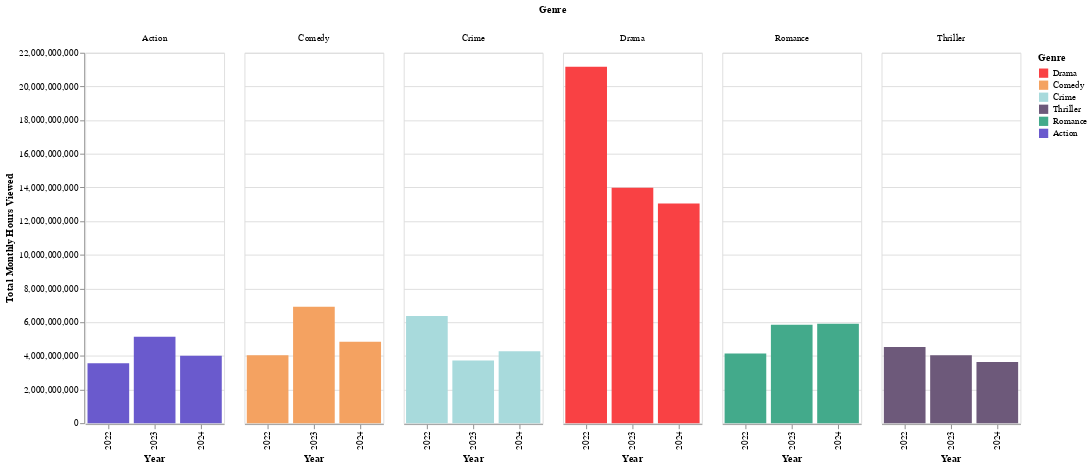

The notebook cell this image was saved under:
### Markdown cell above
จากกราฟแท่งด้านบน ต้องการดูข้อมูลของ 5 อันดับซีรีส์ที่มียอยวิวสูงสุดในแต่ละปี เพื่อดูแนวโน้มการเปลี่ยนแปลง

### Code cell
#Drop ปี 2021 เนื่องจากมีข้อมูลเพียงครึ่งปี จึงไม่สามารถนำยอดวิวมาเปรียบเทียบกับปัอื่นที่รวมยอดวิวของทั้งปีได้
df_most_hour_eng_22_24 = df_most_hour_eng[df_most_hour_eng['year'] != 2021].reset_index(drop=True)

# กำหนดสีที่ต้องการให้แต่ละประเภทหนัง
genre_colors = {
    'Drama': '#F94144',
    'Comedy': '#F4A261',
    'Crime': '#A8DADC',
    'Thriller': '#6D597A',
    'Romance': '#43AA8B',
    'Action': '#6A5ACD'
}

# พล็อตกราฟแท่ง พร้อมกำหนดสีที่ต้องการ
top5_genre_chart = alt.Chart(top5_genres_trend).mark_bar().encode(
    x=alt.X('year:O', title="Year"),
    y=alt.Y('monthly_hours_viewed:Q', title="Total Monthly Hours Viewed"),
    color=alt.Color('Genre:N',
                    legend=alt.Legend(title="Genre"),
                    scale=alt.Scale(domain=list(genre_colors.keys()), range=list(genre_colors.values()))  # กำหนดสีให้ตรงกับ Genre
                   ),
    column=alt.Column('Genre:N', title="Genre"),
    tooltip=['year', 'Genre', 'monthly_hours_viewed']
).properties(
    width=150,
    height=400
)

top5_genre_chart

### Figure 1 — Vega-Lite specification as saved in the notebook (floating-point values rounded to 4 significant figures)
{"config": {"view": {"continuousWidth": 300, "continuousHeight": 300}}, "data": {"name": "data-6680bde0d28426499daf2ca255b2fc0a"}, "mark": {"type": "bar"}, "encoding": {"color": {"field": "Genre", "legend": {"title": "Genre"}, "scale": {"domain": ["Drama", "Comedy", "Crime", "Thriller", "Romance", "Action"], "range": ["#F94144", "#F4A261", "#A8DADC", "#6D597A", "#43AA8B", "#6A5ACD"]}, "type": "nominal"}, "column": {"field": "Genre", "title": "Genre", "type": "nominal"}, "tooltip": [{"field": "year", "type": "quantitative"}, {"field": "Genre", "type": "nominal"}, {"field": "monthly_hours_viewed", "type": "quantitative"}], "x": {"field": "year", "title": "Year", "type": "ordinal"}, "y": {"field": "monthly_hours_viewed", "title": "Total Monthly Hours Viewed", "type": "quantitative"}}, "height": 400, "width": 150, "$schema": "https://vega.github.io/schema/vega-lite/v5.20.1.json", "datasets": {"data-6680bde0d28426499daf2ca255b2fc0a": [{"year": 2022, "Genre": "Action", "monthly_hours_viewed": 3562720000}, {"year": 2022, "Genre": "Comedy", "monthly_hours_viewed": 4031580000}, {"year": 2022, "Genre": "Crime", "monthly_hours_viewed": 6363830000}, {"year": 2022, "Genre": "Drama", "monthly_hours_viewed": 21172490000}, {"year": 2022, "Genre": "Romance", "monthly_hours_viewed": 4146030000}, {"year": 2022, "Genre": "Thriller", "monthly_hours_viewed": 4529820000}, {"year": 2023, "Genre": "Action", "monthly_hours_viewed": 5138080000}, {"year": 2023, "Genre": "Comedy", "monthly_hours_viewed": 6919500000}, {"year": 2023, "Genre": "Crime", "monthly_hours_viewed": 3718600000}, {"year": 2023, "Genre": "Drama", "monthly_hours_viewed": 13982210000}, {"year": 2023, "Genre": "Romance", "monthly_hours_viewed": 5839710000}, {"year": 2023, "Genre": "Thriller", "monthly_hours_viewed": 4029690000}, {"year": 2024, "Genre": "Action", "monthly_hours_viewed": 4002400000}, {"year": 2024, "Genre": "Comedy", "monthly_hours_viewed": 4839700000}, {"year": 2024, "Genre": "Crime", "monthly_hours_viewed": 4266900000}, {"year": 2024, "Genre": "Drama", "monthly_hours_viewed": 13054800000}, {"year": 2024, "Genre": "Romance", "monthly_hours_viewed": 5903900000}, {"year": 2024, "Genre": "Thriller", "monthly_hours_viewed": 3635700000}]}}
